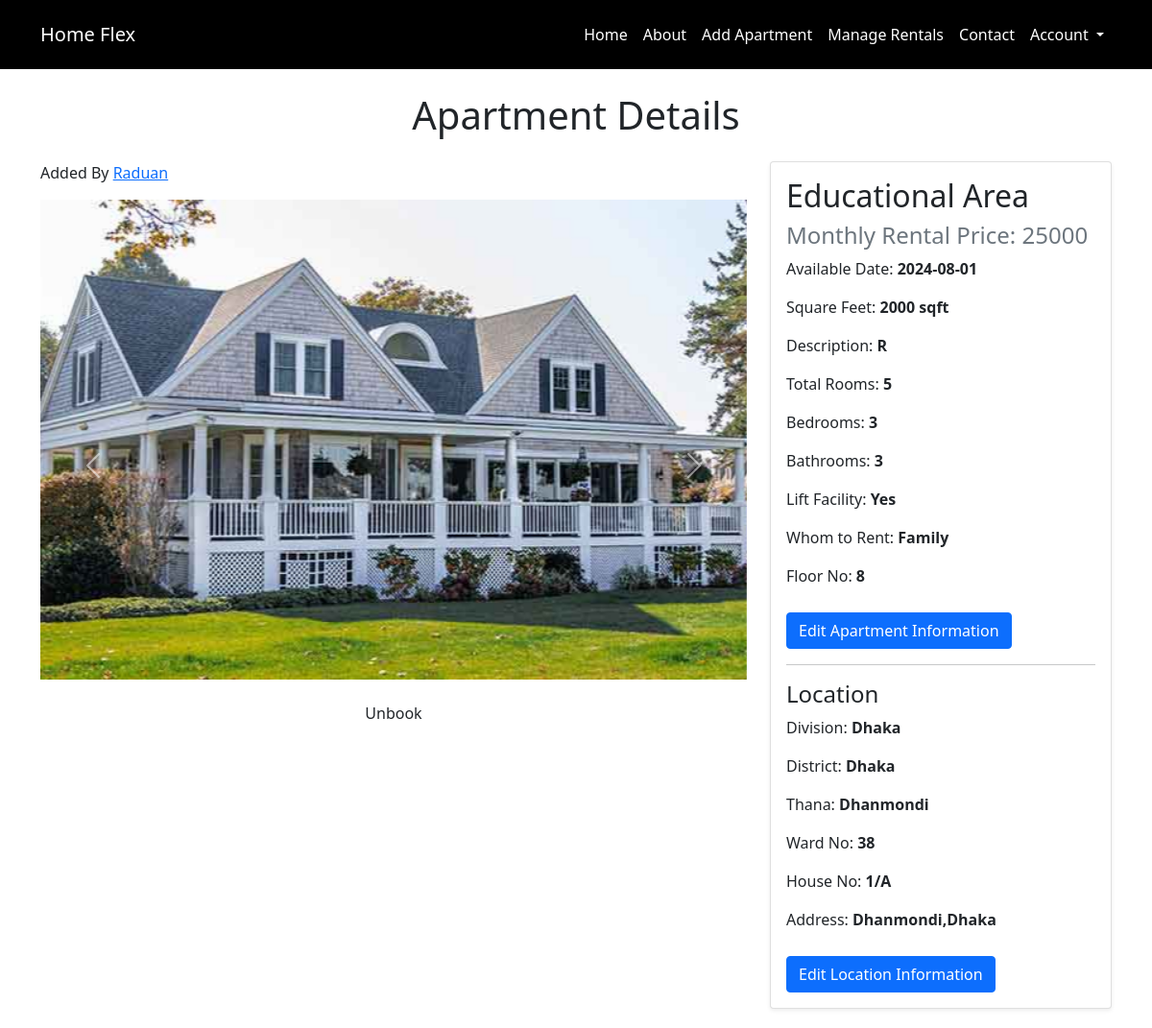
The page /apartmentDetails.php?id=9 (signed in) on the database as committed earlier.
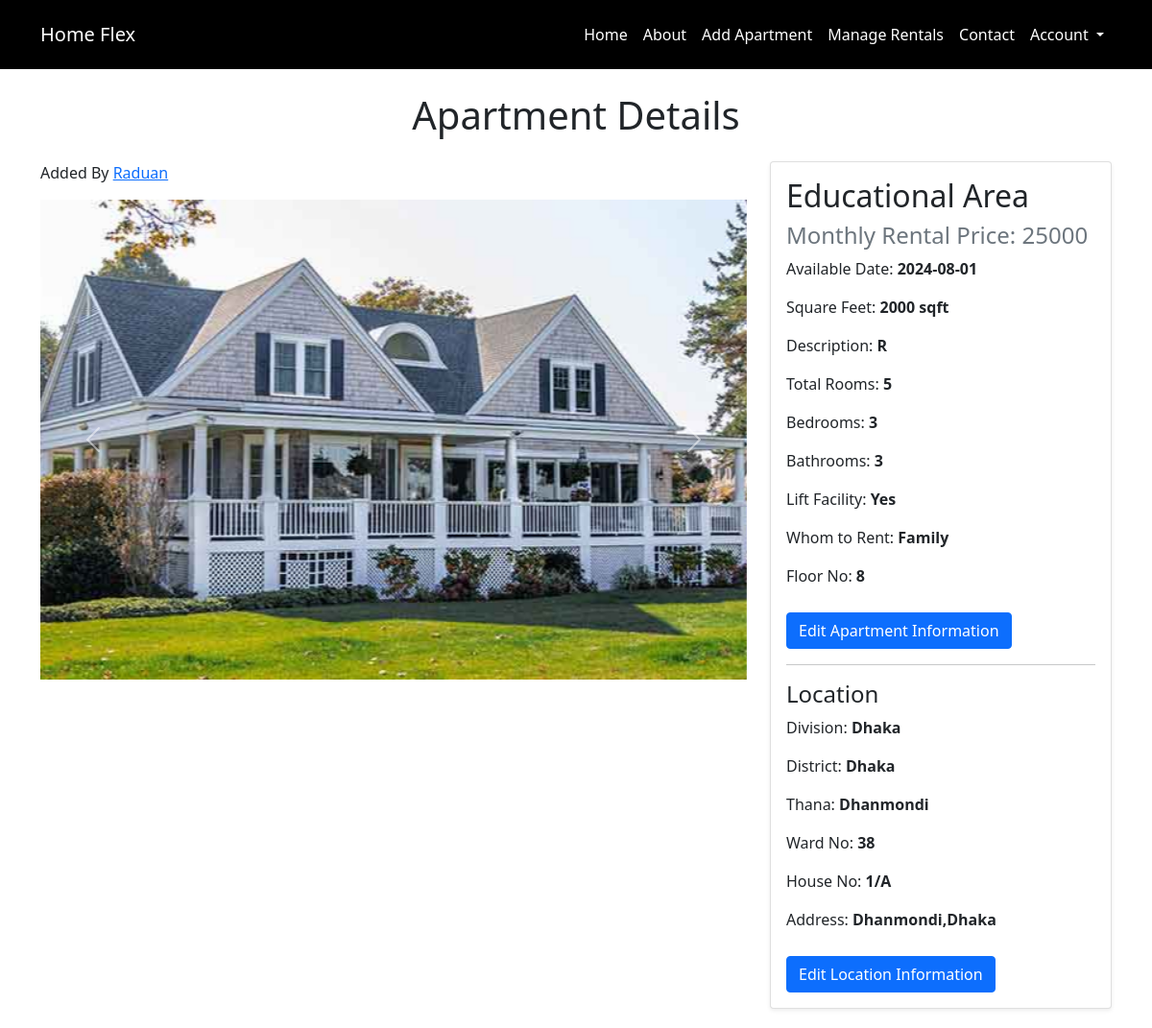
The same page on the database as committed later.
### apartmentDetails.php (the view, shortened to what this page needs)
<?php
include "dbconfig.php";
include "navbar.php";
?>
<?php
    if (isset($_GET['id'])) {
        $appart_id = $_GET['id'];
        $sql = "SELECT * FROM appartment
                INNER JOIN location ON appartment.appart_id = location.appart_id
                INNER JOIN image ON appartment.appart_id = image.appart_id
                WHERE appartment.appart_id='$appart_id'";
        $result = $conn->query($sql);
        if ($result->num_rows > 0) {
            $row = $result->fetch_assoc();
            $owner_id = $row['owner_id'];
        }
    }
?>
<!DOCTYPE html>
<html lang="en">
<head>
  <link rel="stylesheet" href="index.css">
    <link rel="stylesheet"href="css/bootstrap.min.css"></link>
    <link rel="stylesheet" href="https://cdnjs.cloudflare.com/ajax/libs/font-awesome/6.5.2/css/all.min.css" />
</head>
<body>
  <br><br><br>
  <div class="container my-4">
    <h1 class="text-center mb-4">Apartment Details</h1>
    <div class="row">
      <div class="col-md-8">
      <p>Added By <a href="profile.php?id=0" class="custom-added-by-link"><?php echo $_SESSION['username_'] ?></a></p>
        <div id="apartmentCarousel" class="carousel slide" data-ride="carousel">
          <div class="carousel-inner">
            <div class="carousel-item active">
              <img src="./img/<?php echo $row['title_img'];?>" class="d-block w-100" alt="Title Image">
            </div>
          </div>
          <a class="carousel-control-prev" href="#apartmentCarousel" role="button" data-slide="prev">
            <span class="carousel-control-prev-icon" aria-hidden="true"></span>
          </a>
          <a class="carousel-control-next" href="#apartmentCarousel" role="button" data-slide="next">
            <span class="carousel-control-next-icon" aria-hidden="true"></span>
          </a>
          <?php
          if(isset($row['is_booked']) && $row['is_booked'] && !empty($_SESSION['owner_id']) && $owner_id == $_SESSION['owner_id'])
          {
          ?>
          <form action="" method="POST">
          <button class="btn btn-booking mt-3" name="unbook">Unbook</button>
          </form>
          <?php
          }
          ?>
          <?php
          if(!empty($_SESSION['owner_id']) && $owner_id == $_SESSION['owner_id'])
          {
            $owner_id = $_SESSION['owner_id'];
          ?>
          <?php
          }
          ?>
        </div>
      </div>
      <div class="col-md-4">
        <div class="card">
          <div class="card-body">
            <h2 class="card-title"><?php echo $row['title']?></h2>
            <h4 class="text-muted">Monthly Rental Price: <?php echo $row['price']?></h4>
            <p>Available Date: <strong><?php echo $row['available_date']?></strong></p>
            <p>Square Feet: <strong><?php echo $row['sqft']?> sqft</strong></p>
            <p>Description: <strong><?php echo $row['short_des']?></strong></p>
            <p>Total Rooms: <strong><?php echo $row['total_room']?></strong></p>
            <p>Bedrooms: <strong><?php echo $row['bedroom_num']?></strong></p>
            <p>Bathrooms: <strong><?php echo $row['bathroom_num']?></strong></p>
            <p>Lift Facility: <strong><?php echo $row['lift_facility']?></strong></p>
            <p>Whom to Rent: <strong><?php echo $row['whom_to_rent']?></strong></p>
            <p>Floor No: <strong><?php echo $row['floor_no']?></strong></p>
            <?php
            if(!empty($_SESSION['owner_id']) && $owner_id == $_SESSION['owner_id'])
            {
            ?>
            <button class="btn btn-primary btn-edit" data-toggle="modal" data-target="#editProfileModal">Edit Apartment Information</button>
            <?php
            }
            ?>
            <hr>
            <h4>Location</h4>
            <p>Division: <strong><?php echo $row['division']?></strong></p>
            <p>District: <strong><?php echo $row['district']?></strong></p>
            <p>Thana: <strong><?php echo $row['thana']?></strong></p>
            <p>Ward No: <strong><?php echo $row['ward_no']?></strong></p>
            <p>House No: <strong><?php echo $row['house_no']?></strong></p>
            <p>Address: <strong><?php echo $row['address']?></strong></p>
            <?php
            if(!empty($_SESSION['owner_id']) && $owner_id == $_SESSION['owner_id'])
            {
            ?>
            <button class="btn btn-primary btn-edit" data-toggle="modal" data-target="#editLocationModal">Edit Location Information</button>
            <?php
            }
            ?>
          </div>
        </div>
      </div>
    </div>
  </div>
</body>
</html>

Rows that differ between the two databases and show on the page:
changed appartment "Educational Area": is_booked 1 → 0 (drawn)
Other text that changed with them:
text no longer shown: "Unbook"
